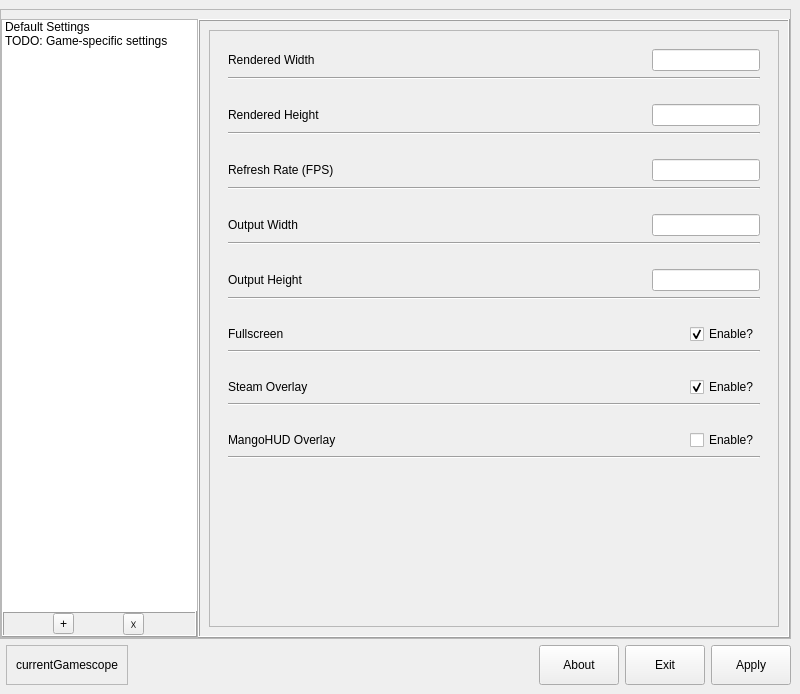
<?xml version="1.0" encoding="UTF-8"?>
<ui version="4.0">
 <class>MainWindow</class>
 <widget class="QMainWindow" name="MainWindow">
  <property name="geometry">
   <rect>
    <x>0</x>
    <y>0</y>
    <width>800</width>
    <height>694</height>
   </rect>
  </property>
  <property name="sizePolicy">
   <sizepolicy hsizetype="Preferred" vsizetype="Preferred">
    <horstretch>0</horstretch>
    <verstretch>0</verstretch>
   </sizepolicy>
  </property>
  <property name="windowTitle">
   <string>MainWindow</string>
  </property>
  <widget class="QWidget" name="centralwidget">
   <layout class="QVBoxLayout" name="verticalLayout_9">
    <property name="leftMargin">
     <number>0</number>
    </property>
    <item>
     <widget class="QFrame" name="frame_2">
      <property name="frameShape">
       <enum>QFrame::Shape::StyledPanel</enum>
      </property>
      <property name="frameShadow">
       <enum>QFrame::Shadow::Raised</enum>
      </property>
      <layout class="QHBoxLayout" name="horizontalLayout_9">
       <property name="spacing">
        <number>0</number>
       </property>
       <property name="leftMargin">
        <number>0</number>
       </property>
       <property name="rightMargin">
        <number>0</number>
       </property>
       <property name="bottomMargin">
        <number>0</number>
       </property>
       <item>
        <widget class="QFrame" name="frame">
         <property name="sizePolicy">
          <sizepolicy hsizetype="Preferred" vsizetype="Preferred">
           <horstretch>1</horstretch>
           <verstretch>0</verstretch>
          </sizepolicy>
         </property>
         <property name="frameShape">
          <enum>QFrame::Shape::StyledPanel</enum>
         </property>
         <property name="frameShadow">
          <enum>QFrame::Shadow::Raised</enum>
         </property>
         <layout class="QVBoxLayout" name="verticalLayout">
          <property name="spacing">
           <number>0</number>
          </property>
          <property name="leftMargin">
           <number>0</number>
          </property>
          <property name="topMargin">
           <number>0</number>
          </property>
          <property name="rightMargin">
           <number>0</number>
          </property>
          <property name="bottomMargin">
           <number>0</number>
          </property>
          <item>
           <widget class="QListWidget" name="listWidget_gamesList">
            <property name="sizePolicy">
             <sizepolicy hsizetype="Expanding" vsizetype="Expanding">
              <horstretch>0</horstretch>
              <verstretch>1</verstretch>
             </sizepolicy>
            </property>
            <property name="frameShape">
             <enum>QFrame::Shape::Box</enum>
            </property>
            <property name="frameShadow">
             <enum>QFrame::Shadow::Raised</enum>
            </property>
            <property name="lineWidth">
             <number>0</number>
            </property>
            <property name="horizontalScrollBarPolicy">
             <enum>Qt::ScrollBarPolicy::ScrollBarAlwaysOff</enum>
            </property>
            <property name="sizeAdjustPolicy">
             <enum>QAbstractScrollArea::SizeAdjustPolicy::AdjustToContents</enum>
            </property>
            <property name="tabKeyNavigation">
             <bool>true</bool>
            </property>
            <property name="movement">
             <enum>QListView::Movement::Static</enum>
            </property>
            <item>
             <property name="text">
              <string>Default Settings</string>
             </property>
            </item>
            <item>
             <property name="text">
              <string>TODO: Game-specific settings</string>
             </property>
            </item>
           </widget>
          </item>
          <item>
           <widget class="QFrame" name="frame_5">
            <property name="sizePolicy">
             <sizepolicy hsizetype="Minimum" vsizetype="Expanding">
              <horstretch>0</horstretch>
              <verstretch>0</verstretch>
             </sizepolicy>
            </property>
            <property name="frameShape">
             <enum>QFrame::Shape::Box</enum>
            </property>
            <property name="frameShadow">
             <enum>QFrame::Shadow::Raised</enum>
            </property>
            <layout class="QHBoxLayout" name="horizontalLayout">
             <property name="spacing">
              <number>0</number>
             </property>
             <property name="leftMargin">
              <number>0</number>
             </property>
             <property name="topMargin">
              <number>0</number>
             </property>
             <property name="rightMargin">
              <number>0</number>
             </property>
             <property name="bottomMargin">
              <number>0</number>
             </property>
             <item>
              <widget class="QToolButton" name="toolButton_addGame">
               <property name="toolTip">
                <string>TODO: adds slot for game-specific settings</string>
               </property>
               <property name="text">
                <string>+</string>
               </property>
               <property name="icon">
                <iconset theme="QIcon::ThemeIcon::ListAdd"/>
               </property>
              </widget>
             </item>
             <item>
              <widget class="QToolButton" name="toolButton_removeGame">
               <property name="sizePolicy">
                <sizepolicy hsizetype="Fixed" vsizetype="Fixed">
                 <horstretch>0</horstretch>
                 <verstretch>0</verstretch>
                </sizepolicy>
               </property>
               <property name="toolTip">
                <string>TODO: removes selected game-specific slot</string>
               </property>
               <property name="text">
                <string>☓</string>
               </property>
               <property name="icon">
                <iconset theme="QIcon::ThemeIcon::ListRemove"/>
               </property>
              </widget>
             </item>
            </layout>
           </widget>
          </item>
         </layout>
        </widget>
       </item>
       <item>
        <widget class="QStackedWidget" name="stackedWidget_settingsPanel">
         <property name="sizePolicy">
          <sizepolicy hsizetype="Preferred" vsizetype="Ignored">
           <horstretch>3</horstretch>
           <verstretch>0</verstretch>
          </sizepolicy>
         </property>
         <property name="frameShape">
          <enum>QFrame::Shape::Box</enum>
         </property>
         <property name="frameShadow">
          <enum>QFrame::Shadow::Raised</enum>
         </property>
         <property name="currentIndex">
          <number>0</number>
         </property>
         <widget class="QWidget" name="stackedWidget_gamesDefault">
          <layout class="QGridLayout" name="gridLayout_3">
           <item row="0" column="0">
            <widget class="QScrollArea" name="scrollArea_settings">
             <property name="frameShadow">
              <enum>QFrame::Shadow::Plain</enum>
             </property>
             <property name="widgetResizable">
              <bool>true</bool>
             </property>
             <widget class="QWidget" name="scrollAreaWidgetContents">
              <property name="geometry">
               <rect>
                <x>0</x>
                <y>0</y>
                <width>575</width>
                <height>610</height>
               </rect>
              </property>
              <layout class="QVBoxLayout" name="verticalLayout_5">
               <item>
                <widget class="QWidget" name="widget_rW" native="true">
                 <property name="sizePolicy">
                  <sizepolicy hsizetype="Preferred" vsizetype="Maximum">
                   <horstretch>0</horstretch>
                   <verstretch>0</verstretch>
                  </sizepolicy>
                 </property>
                 <layout class="QVBoxLayout" name="verticalLayout_3">
                  <item>
                   <widget class="QWidget" name="widget_10" native="true">
                    <property name="sizePolicy">
                     <sizepolicy hsizetype="Preferred" vsizetype="Minimum">
                      <horstretch>0</horstretch>
                      <verstretch>0</verstretch>
                     </sizepolicy>
                    </property>
                    <layout class="QHBoxLayout" name="horizontalLayout_4" stretch="0,0,0">
                     <property name="spacing">
                      <number>0</number>
                     </property>
                     <property name="leftMargin">
                      <number>0</number>
                     </property>
                     <property name="topMargin">
                      <number>0</number>
                     </property>
                     <property name="rightMargin">
                      <number>0</number>
                     </property>
                     <property name="bottomMargin">
                      <number>0</number>
                     </property>
                     <item>
                      <widget class="QLabel" name="label_2">
                       <property name="text">
                        <string>Rendered Width</string>
                       </property>
                      </widget>
                     </item>
                     <item>
                      <spacer name="horizontalSpacer_3">
                       <property name="orientation">
                        <enum>Qt::Orientation::Horizontal</enum>
                       </property>
                       <property name="sizeHint" stdset="0">
                        <size>
                         <width>0</width>
                         <height>20</height>
                        </size>
                       </property>
                      </spacer>
                     </item>
                     <item>
                      <widget class="QLineEdit" name="lineEdit_rWidth">
                       <property name="sizePolicy">
                        <sizepolicy hsizetype="Fixed" vsizetype="Fixed">
                         <horstretch>0</horstretch>
                         <verstretch>0</verstretch>
                        </sizepolicy>
                       </property>
                       <property name="maxLength">
                        <number>4</number>
                       </property>
                      </widget>
                     </item>
                    </layout>
                   </widget>
                  </item>
                  <item>
                   <widget class="Line" name="line_3">
                    <property name="orientation">
                     <enum>Qt::Orientation::Horizontal</enum>
                    </property>
                   </widget>
                  </item>
                 </layout>
                </widget>
               </item>
               <item>
                <widget class="QWidget" name="widget_rH" native="true">
                 <property name="sizePolicy">
                  <sizepolicy hsizetype="Preferred" vsizetype="Maximum">
                   <horstretch>0</horstretch>
                   <verstretch>0</verstretch>
                  </sizepolicy>
                 </property>
                 <layout class="QVBoxLayout" name="verticalLayout_4">
                  <item>
                   <widget class="QWidget" name="widget_11" native="true">
                    <property name="sizePolicy">
                     <sizepolicy hsizetype="Preferred" vsizetype="Minimum">
                      <horstretch>0</horstretch>
                      <verstretch>0</verstretch>
                     </sizepolicy>
                    </property>
                    <layout class="QHBoxLayout" name="horizontalLayout_5" stretch="0,0,0">
                     <property name="spacing">
                      <number>0</number>
                     </property>
                     <property name="leftMargin">
                      <number>0</number>
                     </property>
                     <property name="topMargin">
                      <number>0</number>
                     </property>
                     <property name="rightMargin">
                      <number>0</number>
                     </property>
                     <property name="bottomMargin">
                      <number>0</number>
                     </property>
                     <item>
                      <widget class="QLabel" name="label_3">
                       <property name="text">
                        <string>Rendered Height</string>
                       </property>
                      </widget>
                     </item>
                     <item>
                      <spacer name="horizontalSpacer_4">
                       <property name="orientation">
                        <enum>Qt::Orientation::Horizontal</enum>
                       </property>
                       <property name="sizeHint" stdset="0">
                        <size>
                         <width>0</width>
                         <height>20</height>
                        </size>
                       </property>
                      </spacer>
                     </item>
                     <item>
                      <widget class="QLineEdit" name="lineEdit_rHeight">
                       <property name="sizePolicy">
                        <sizepolicy hsizetype="Fixed" vsizetype="Fixed">
                         <horstretch>0</horstretch>
                         <verstretch>0</verstretch>
                        </sizepolicy>
                       </property>
                       <property name="maxLength">
                        <number>4</number>
                       </property>
                      </widget>
                     </item>
                    </layout>
                   </widget>
                  </item>
                  <item>
                   <widget class="Line" name="line_4">
                    <property name="orientation">
                     <enum>Qt::Orientation::Horizontal</enum>
                    </property>
                   </widget>
                  </item>
                 </layout>
                </widget>
               </item>
               <item>
                <widget class="QWidget" name="widget_fps" native="true">
                 <property name="sizePolicy">
                  <sizepolicy hsizetype="Preferred" vsizetype="Maximum">
                   <horstretch>0</horstretch>
                   <verstretch>0</verstretch>
                  </sizepolicy>
                 </property>
                 <layout class="QVBoxLayout" name="verticalLayout_2">
                  <item>
                   <widget class="QWidget" name="widget_9" native="true">
                    <property name="sizePolicy">
                     <sizepolicy hsizetype="Preferred" vsizetype="Minimum">
                      <horstretch>0</horstretch>
                      <verstretch>0</verstretch>
                     </sizepolicy>
                    </property>
                    <layout class="QHBoxLayout" name="horizontalLayout_3" stretch="0,0,0">
                     <property name="spacing">
                      <number>0</number>
                     </property>
                     <property name="leftMargin">
                      <number>0</number>
                     </property>
                     <property name="topMargin">
                      <number>0</number>
                     </property>
                     <property name="rightMargin">
                      <number>0</number>
                     </property>
                     <property name="bottomMargin">
                      <number>0</number>
                     </property>
                     <item>
                      <widget class="QLabel" name="label">
                       <property name="text">
                        <string>Refresh Rate (FPS)</string>
                       </property>
                      </widget>
                     </item>
                     <item>
                      <spacer name="horizontalSpacer_2">
                       <property name="orientation">
                        <enum>Qt::Orientation::Horizontal</enum>
                       </property>
                       <property name="sizeHint" stdset="0">
                        <size>
                         <width>0</width>
                         <height>20</height>
                        </size>
                       </property>
                      </spacer>
                     </item>
                     <item>
                      <widget class="QLineEdit" name="lineEdit_fps">
                       <property name="sizePolicy">
                        <sizepolicy hsizetype="Fixed" vsizetype="Fixed">
                         <horstretch>0</horstretch>
                         <verstretch>0</verstretch>
                        </sizepolicy>
                       </property>
                       <property name="maxLength">
                        <number>4</number>
                       </property>
                      </widget>
                     </item>
                    </layout>
                   </widget>
                  </item>
                  <item>
                   <widget class="Line" name="line_2">
                    <property name="orientation">
                     <enum>Qt::Orientation::Horizontal</enum>
                    </property>
                   </widget>
                  </item>
                 </layout>
                </widget>
               </item>
               <item>
                <widget class="QWidget" name="widget_oW" native="true">
                 <property name="sizePolicy">
                  <sizepolicy hsizetype="Preferred" vsizetype="Maximum">
                   <horstretch>0</horstretch>
                   <verstretch>0</verstretch>
                  </sizepolicy>
                 </property>
                 <layout class="QVBoxLayout" name="verticalLayout_7">
                  <item>
                   <widget class="QWidget" name="widget_15" native="true">
                    <property name="sizePolicy">
                     <sizepolicy hsizetype="Preferred" vsizetype="Minimum">
                      <horstretch>0</horstretch>
                      <verstretch>0</verstretch>
                     </sizepolicy>
                    </property>
                    <layout class="QHBoxLayout" name="horizontalLayout_7" stretch="0,0,0">
                     <property name="spacing">
                      <number>0</number>
                     </property>
                     <property name="leftMargin">
                      <number>0</number>
                     </property>
                     <property name="topMargin">
                      <number>0</number>
                     </property>
                     <property name="rightMargin">
                      <number>0</number>
                     </property>
                     <property name="bottomMargin">
                      <number>0</number>
                     </property>
                     <item>
                      <widget class="QLabel" name="label_5">
                       <property name="text">
                        <string>Output Width</string>
                       </property>
                      </widget>
                     </item>
                     <item>
                      <spacer name="horizontalSpacer_6">
                       <property name="orientation">
                        <enum>Qt::Orientation::Horizontal</enum>
                       </property>
                       <property name="sizeHint" stdset="0">
                        <size>
                         <width>0</width>
                         <height>20</height>
                        </size>
                       </property>
                      </spacer>
                     </item>
                     <item>
                      <widget class="QLineEdit" name="lineEdit_oWidth">
                       <property name="sizePolicy">
                        <sizepolicy hsizetype="Fixed" vsizetype="Fixed">
                         <horstretch>0</horstretch>
                         <verstretch>0</verstretch>
                        </sizepolicy>
                       </property>
                       <property name="maxLength">
                        <number>4</number>
                       </property>
                      </widget>
                     </item>
                    </layout>
                   </widget>
                  </item>
                  <item>
                   <widget class="Line" name="line_6">
                    <property name="orientation">
                     <enum>Qt::Orientation::Horizontal</enum>
                    </property>
                   </widget>
                  </item>
                 </layout>
                </widget>
               </item>
               <item>
                <widget class="QWidget" name="widget_oH" native="true">
                 <property name="sizePolicy">
                  <sizepolicy hsizetype="Preferred" vsizetype="Maximum">
                   <horstretch>0</horstretch>
                   <verstretch>0</verstretch>
                  </sizepolicy>
                 </property>
                 <layout class="QVBoxLayout" name="verticalLayout_6">
                  <item>
                   <widget class="QWidget" name="widget_13" native="true">
                    <property name="sizePolicy">
                     <sizepolicy hsizetype="Preferred" vsizetype="Minimum">
                      <horstretch>0</horstretch>
                      <verstretch>0</verstretch>
                     </sizepolicy>
                    </property>
                    <layout class="QHBoxLayout" name="horizontalLayout_6" stretch="0,0,0">
                     <property name="spacing">
                      <number>0</number>
                     </property>
                     <property name="leftMargin">
                      <number>0</number>
                     </property>
                     <property name="topMargin">
                      <number>0</number>
                     </property>
                     <property name="rightMargin">
                      <number>0</number>
                     </property>
                     <property name="bottomMargin">
                      <number>0</number>
                     </property>
                     <item>
                      <widget class="QLabel" name="label_4">
                       <property name="text">
                        <string>Output Height</string>
                       </property>
                      </widget>
                     </item>
                     <item>
                      <spacer name="horizontalSpacer_5">
                       <property name="orientation">
                        <enum>Qt::Orientation::Horizontal</enum>
                       </property>
                       <property name="sizeHint" stdset="0">
                        <size>
                         <width>0</width>
                         <height>20</height>
                        </size>
                       </property>
                      </spacer>
                     </item>
                     <item>
                      <widget class="QLineEdit" name="lineEdit_oHeight">
                       <property name="sizePolicy">
                        <sizepolicy hsizetype="Fixed" vsizetype="Fixed">
                         <horstretch>0</horstretch>
                         <verstretch>0</verstretch>
                        </sizepolicy>
                       </property>
                       <property name="maxLength">
                        <number>4</number>
                       </property>
                      </widget>
                     </item>
                    </layout>
                   </widget>
                  </item>
                  <item>
                   <widget class="Line" name="line_5">
                    <property name="orientation">
                     <enum>Qt::Orientation::Horizontal</enum>
                    </property>
                   </widget>
                  </item>
                 </layout>
                </widget>
               </item>
               <item>
                <widget class="QWidget" name="widget_fullscreen" native="true">
                 <property name="sizePolicy">
                  <sizepolicy hsizetype="Preferred" vsizetype="Maximum">
                   <horstretch>0</horstretch>
                   <verstretch>0</verstretch>
                  </sizepolicy>
                 </property>
                 <layout class="QVBoxLayout" name="verticalLayout_10">
                  <item>
                   <widget class="QWidget" name="widget_21" native="true">
                    <property name="sizePolicy">
                     <sizepolicy hsizetype="Preferred" vsizetype="Minimum">
                      <horstretch>0</horstretch>
                      <verstretch>0</verstretch>
                     </sizepolicy>
                    </property>
                    <layout class="QHBoxLayout" name="horizontalLayout_10" stretch="0,0,0">
                     <property name="spacing">
                      <number>0</number>
                     </property>
                     <property name="leftMargin">
                      <number>0</number>
                     </property>
                     <property name="topMargin">
                      <number>0</number>
                     </property>
                     <property name="rightMargin">
                      <number>0</number>
                     </property>
                     <property name="bottomMargin">
                      <number>0</number>
                     </property>
                     <item>
                      <widget class="QLabel" name="label_8">
                       <property name="text">
                        <string>Fullscreen</string>
                       </property>
                      </widget>
                     </item>
                     <item>
                      <spacer name="horizontalSpacer_9">
                       <property name="orientation">
                        <enum>Qt::Orientation::Horizontal</enum>
                       </property>
                       <property name="sizeHint" stdset="0">
                        <size>
                         <width>40</width>
                         <height>20</height>
                        </size>
                       </property>
                      </spacer>
                     </item>
                     <item>
                      <widget class="QCheckBox" name="checkBox_fullscreen">
                       <property name="text">
                        <string>Enable?</string>
                       </property>
                       <property name="checked">
                        <bool>true</bool>
                       </property>
                       <property name="tristate">
                        <bool>false</bool>
                       </property>
                      </widget>
                     </item>
                    </layout>
                   </widget>
                  </item>
                  <item>
                   <widget class="Line" name="line_9">
                    <property name="orientation">
                     <enum>Qt::Orientation::Horizontal</enum>
                    </property>
                   </widget>
                  </item>
                 </layout>
                </widget>
               </item>
               <item>
                <widget class="QWidget" name="widget_steam" native="true">
                 <property name="sizePolicy">
                  <sizepolicy hsizetype="Preferred" vsizetype="Maximum">
                   <horstretch>0</horstretch>
                   <verstretch>0</verstretch>
                  </sizepolicy>
                 </property>
                 <layout class="QVBoxLayout" name="verticalLayout_11">
                  <item>
                   <widget class="QWidget" name="widget_23" native="true">
                    <property name="sizePolicy">
                     <sizepolicy hsizetype="Preferred" vsizetype="Minimum">
                      <horstretch>0</horstretch>
                      <verstretch>0</verstretch>
                     </sizepolicy>
                    </property>
                    <layout class="QHBoxLayout" name="horizontalLayout_11" stretch="0,0,0">
                     <property name="spacing">
                      <number>0</number>
                     </property>
                     <property name="leftMargin">
                      <number>0</number>
                     </property>
                     <property name="topMargin">
                      <number>0</number>
                     </property>
                     <property name="rightMargin">
                      <number>0</number>
                     </property>
                     <property name="bottomMargin">
                      <number>0</number>
                     </property>
                     <item>
                      <widget class="QLabel" name="label_9">
                       <property name="text">
                        <string>Steam Overlay</string>
                       </property>
                      </widget>
                     </item>
                     <item>
                      <spacer name="horizontalSpacer_10">
                       <property name="orientation">
                        <enum>Qt::Orientation::Horizontal</enum>
                       </property>
                       <property name="sizeHint" stdset="0">
                        <size>
                         <width>40</width>
                         <height>20</height>
                        </size>
                       </property>
                      </spacer>
                     </item>
                     <item>
                      <widget class="QCheckBox" name="checkBox_steam">
                       <property name="text">
                        <string>Enable?</string>
                       </property>
                       <property name="checked">
                        <bool>true</bool>
                       </property>
                       <property name="tristate">
                        <bool>false</bool>
                       </property>
                      </widget>
                     </item>
                    </layout>
                   </widget>
                  </item>
                  <item>
                   <widget class="Line" name="line_10">
                    <property name="orientation">
                     <enum>Qt::Orientation::Horizontal</enum>
                    </property>
                   </widget>
                  </item>
                 </layout>
                </widget>
               </item>
               <item>
                <widget class="QWidget" name="widget_mangohud" native="true">
                 <property name="sizePolicy">
                  <sizepolicy hsizetype="Preferred" vsizetype="Maximum">
                   <horstretch>0</horstretch>
                   <verstretch>0</verstretch>
                  </sizepolicy>
                 </property>
                 <layout class="QVBoxLayout" name="verticalLayout_12">
                  <item>
                   <widget class="QWidget" name="widget_25" native="true">
                    <property name="sizePolicy">
                     <sizepolicy hsizetype="Preferred" vsizetype="Minimum">
                      <horstretch>0</horstretch>
                      <verstretch>0</verstretch>
                     </sizepolicy>
                    </property>
                    <layout class="QHBoxLayout" name="horizontalLayout_12" stretch="0,0,0">
                     <property name="spacing">
                      <number>0</number>
                     </property>
                     <property name="leftMargin">
                      <number>0</number>
                     </property>
                     <property name="topMargin">
                      <number>0</number>
                     </property>
                     <property name="rightMargin">
                      <number>0</number>
                     </property>
                     <property name="bottomMargin">
                      <number>0</number>
                     </property>
                     <item>
                      <widget class="QLabel" name="label_10">
                       <property name="text">
                        <string>MangoHUD Overlay</string>
                       </property>
                      </widget>
                     </item>
                     <item>
                      <spacer name="horizontalSpacer_11">
                       <property name="orientation">
                        <enum>Qt::Orientation::Horizontal</enum>
                       </property>
                       <property name="sizeHint" stdset="0">
                        <size>
                         <width>40</width>
                         <height>20</height>
                        </size>
                       </property>
                      </spacer>
                     </item>
                     <item>
                      <widget class="QCheckBox" name="checkBox_mango">
                       <property name="text">
                        <string>Enable?</string>
                       </property>
                       <property name="tristate">
                        <bool>false</bool>
                       </property>
                      </widget>
                     </item>
                    </layout>
                   </widget>
                  </item>
                  <item>
                   <widget class="Line" name="line_11">
                    <property name="orientation">
                     <enum>Qt::Orientation::Horizontal</enum>
                    </property>
                   </widget>
                  </item>
                 </layout>
                </widget>
               </item>
               <item>
                <spacer name="verticalSpacer">
                 <property name="orientation">
                  <enum>Qt::Orientation::Vertical</enum>
                 </property>
                 <property name="sizeHint" stdset="0">
                  <size>
                   <width>20</width>
                   <height>40</height>
                  </size>
                 </property>
                </spacer>
               </item>
              </layout>
             </widget>
            </widget>
           </item>
          </layout>
         </widget>
         <widget class="QWidget" name="page">
          <layout class="QVBoxLayout" name="verticalLayout_8">
           <item>
            <widget class="QWidget" name="widget_2" native="true">
             <property name="sizePolicy">
              <sizepolicy hsizetype="Preferred" vsizetype="Maximum">
               <horstretch>0</horstretch>
               <verstretch>0</verstretch>
              </sizepolicy>
             </property>
             <layout class="QGridLayout" name="gridLayout">
              <property name="leftMargin">
               <number>0</number>
              </property>
              <property name="topMargin">
               <number>0</number>
              </property>
              <property name="rightMargin">
               <number>0</number>
              </property>
              <property name="bottomMargin">
               <number>0</number>
              </property>
              <property name="spacing">
               <number>0</number>
              </property>
              <item row="0" column="0">
               <widget class="QWidget" name="widget_20" native="true">
                <property name="sizePolicy">
                 <sizepolicy hsizetype="Preferred" vsizetype="Maximum">
                  <horstretch>0</horstretch>
                  <verstretch>0</verstretch>
                 </sizepolicy>
                </property>
                <layout class="QVBoxLayout" name="verticalLayout_13">
                 <item>
                  <widget class="QWidget" name="widget_22" native="true">
                   <property name="sizePolicy">
                    <sizepolicy hsizetype="Preferred" vsizetype="Minimum">
                     <horstretch>0</horstretch>
                     <verstretch>0</verstretch>
                    </sizepolicy>
                   </property>
                   <layout class="QHBoxLayout" name="horizontalLayout_13" stretch="0,0,0">
                    <property name="spacing">
                     <number>0</number>
                    </property>
                    <property name="leftMargin">
                     <number>0</number>
                    </property>
                    <property name="topMargin">
                     <number>0</number>
                    </property>
                    <property name="rightMargin">
                     <number>0</number>
                    </property>
                    <property name="bottomMargin">
                     <number>0</number>
                    </property>
                    <item>
                     <widget class="QLabel" name="label_11">
                      <property name="text">
                       <string>AppID (Found in game's properties page on Steam)</string>
                      </property>
                     </widget>
                    </item>
                    <item>
                     <spacer name="horizontalSpacer_12">
                      <property name="orientation">
                       <enum>Qt::Orientation::Horizontal</enum>
                      </property>
                      <property name="sizeHint" stdset="0">
                       <size>
                        <width>40</width>
                        <height>20</height>
                       </size>
                      </property>
                     </spacer>
                    </item>
                    <item>
                     <widget class="QLineEdit" name="lineEdit_appID">
                      <property name="sizePolicy">
                       <sizepolicy hsizetype="Fixed" vsizetype="Fixed">
                        <horstretch>0</horstretch>
                        <verstretch>0</verstretch>
                       </sizepolicy>
                      </property>
                     </widget>
                    </item>
                   </layout>
                  </widget>
                 </item>
                 <item>
                  <widget class="Line" name="line_12">
                   <property name="orientation">
                    <enum>Qt::Orientation::Horizontal</enum>
                   </property>
                  </widget>
                 </item>
                </layout>
               </widget>
              </item>
             </layout>
            </widget>
           </item>
           <item>
            <widget class="QWidget" name="widget" native="true"/>
           </item>
          </layout>
         </widget>
        </widget>
       </item>
      </layout>
     </widget>
    </item>
    <item>
     <widget class="QFrame" name="frame_4">
      <property name="sizePolicy">
       <sizepolicy hsizetype="Preferred" vsizetype="Maximum">
        <horstretch>1</horstretch>
        <verstretch>0</verstretch>
       </sizepolicy>
      </property>
      <property name="frameShape">
       <enum>QFrame::Shape::NoFrame</enum>
      </property>
      <property name="frameShadow">
       <enum>QFrame::Shadow::Plain</enum>
      </property>
      <layout class="QHBoxLayout" name="horizontalLayout_2">
       <property name="leftMargin">
        <number>6</number>
       </property>
       <property name="topMargin">
        <number>0</number>
       </property>
       <property name="rightMargin">
        <number>0</number>
       </property>
       <property name="bottomMargin">
        <number>0</number>
       </property>
       <item>
        <widget class="QScrollArea" name="scrollArea">
         <property name="sizePolicy">
          <sizepolicy hsizetype="Maximum" vsizetype="Fixed">
           <horstretch>0</horstretch>
           <verstretch>0</verstretch>
          </sizepolicy>
         </property>
         <property name="maximumSize">
          <size>
           <width>16777215</width>
           <height>40</height>
          </size>
         </property>
         <property name="verticalScrollBarPolicy">
          <enum>Qt::ScrollBarPolicy::ScrollBarAlwaysOff</enum>
         </property>
         <property name="horizontalScrollBarPolicy">
          <enum>Qt::ScrollBarPolicy::ScrollBarAlwaysOff</enum>
         </property>
         <property name="sizeAdjustPolicy">
          <enum>QAbstractScrollArea::SizeAdjustPolicy::AdjustToContents</enum>
         </property>
         <property name="widgetResizable">
          <bool>true</bool>
         </property>
         <widget class="QWidget" name="scrollAreaWidgetContents_2">
          <property name="geometry">
           <rect>
            <x>0</x>
            <y>0</y>
            <width>129</width>
            <height>36</height>
           </rect>
          </property>
          <layout class="QGridLayout" name="gridLayout_2">
           <item row="0" column="0">
            <widget class="QLabel" name="variable_displayGamescope">
             <property name="sizePolicy">
              <sizepolicy hsizetype="MinimumExpanding" vsizetype="Expanding">
               <horstretch>0</horstretch>
               <verstretch>0</verstretch>
              </sizepolicy>
             </property>
             <property name="text">
              <string>currentGamescope</string>
             </property>
            </widget>
           </item>
          </layout>
         </widget>
        </widget>
       </item>
       <item>
        <spacer name="horizontalSpacer">
         <property name="orientation">
          <enum>Qt::Orientation::Horizontal</enum>
         </property>
         <property name="sizeHint" stdset="0">
          <size>
           <width>40</width>
           <height>20</height>
          </size>
         </property>
        </spacer>
       </item>
       <item>
        <widget class="QPushButton" name="pushButton_about">
         <property name="sizePolicy">
          <sizepolicy hsizetype="Fixed" vsizetype="Fixed">
           <horstretch>0</horstretch>
           <verstretch>0</verstretch>
          </sizepolicy>
         </property>
         <property name="maximumSize">
          <size>
           <width>16777215</width>
           <height>40</height>
          </size>
         </property>
         <property name="text">
          <string>About</string>
         </property>
         <property name="flat">
          <bool>false</bool>
         </property>
        </widget>
       </item>
       <item>
        <widget class="QPushButton" name="pushButton_exit">
         <property name="sizePolicy">
          <sizepolicy hsizetype="Fixed" vsizetype="Fixed">
           <horstretch>0</horstretch>
           <verstretch>0</verstretch>
          </sizepolicy>
         </property>
         <property name="maximumSize">
          <size>
           <width>16777215</width>
           <height>40</height>
          </size>
         </property>
         <property name="text">
          <string>Exit</string>
         </property>
        </widget>
       </item>
       <item>
        <widget class="QPushButton" name="pushButton_apply">
         <property name="sizePolicy">
          <sizepolicy hsizetype="Fixed" vsizetype="Fixed">
           <horstretch>0</horstretch>
           <verstretch>0</verstretch>
          </sizepolicy>
         </property>
         <property name="maximumSize">
          <size>
           <width>16777215</width>
           <height>40</height>
          </size>
         </property>
         <property name="text">
          <string>Apply</string>
         </property>
         <property name="checkable">
          <bool>false</bool>
         </property>
         <property name="checked">
          <bool>false</bool>
         </property>
        </widget>
       </item>
      </layout>
     </widget>
    </item>
   </layout>
  </widget>
 </widget>
 <resources/>
 <connections>
  <connection>
   <sender>listWidget_gamesList</sender>
   <signal>currentRowChanged(int)</signal>
   <receiver>stackedWidget_settingsPanel</receiver>
   <slot>setCurrentIndex(int)</slot>
   <hints>
    <hint type="sourcelabel">
     <x>99</x>
     <y>305</y>
    </hint>
    <hint type="destinationlabel">
     <x>496</x>
     <y>323</y>
    </hint>
   </hints>
  </connection>
 </connections>
</ui>
